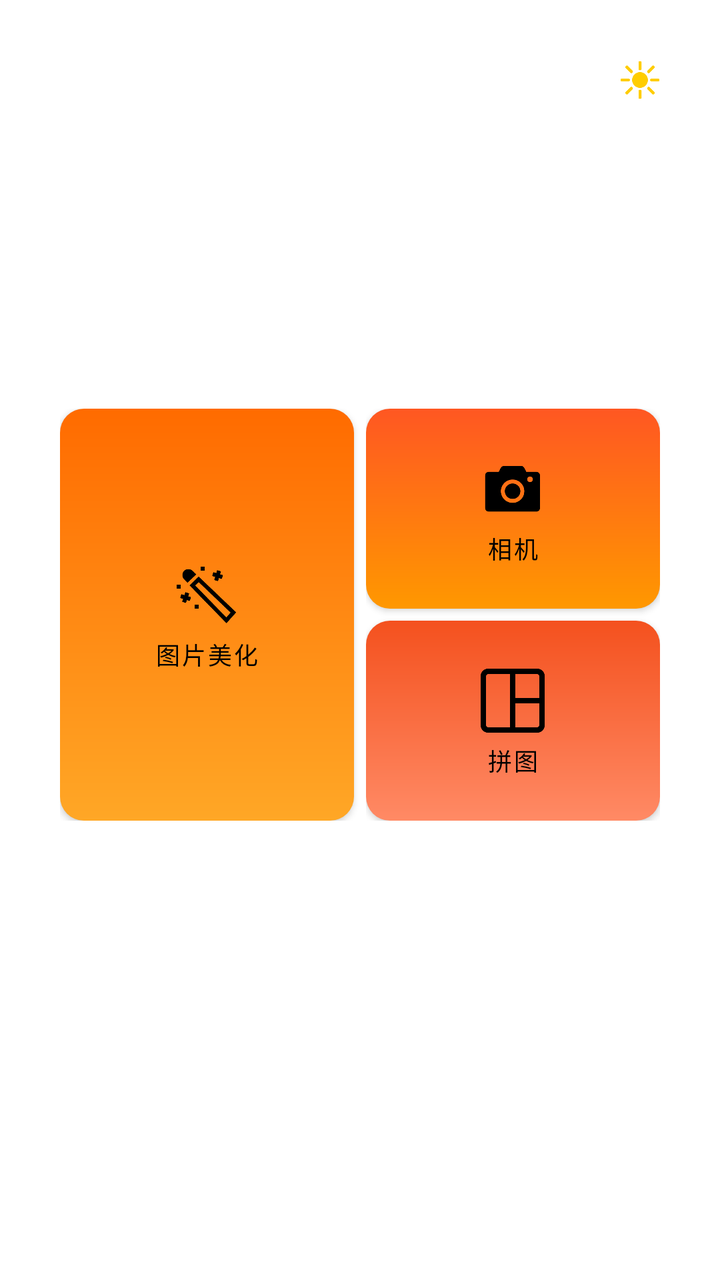
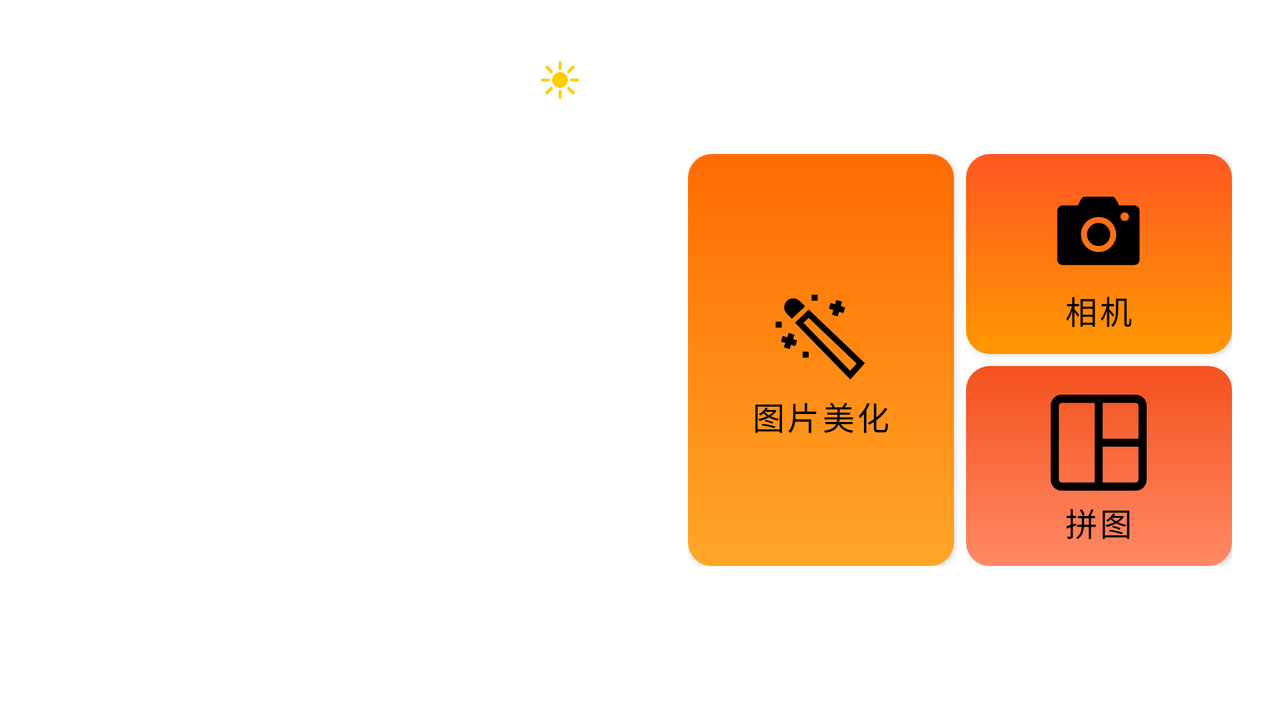

Compare how this app lays out the same screen by default and in its alternative resource folder. The renders come first, then the two layout files and the values they reference.
<!-- AndroidManifest.xml: application theme Theme.ICCamera -->
<!-- res/layout/activity_main.xml -->
<?xml version="1.0" encoding="utf-8"?>
<androidx.constraintlayout.widget.ConstraintLayout xmlns:android="http://schemas.android.com/apk/res/android"
    xmlns:app="http://schemas.android.com/apk/res-auto"
    xmlns:tools="http://schemas.android.com/tools"
    android:id="@+id/main"
    android:layout_width="match_parent"
    android:layout_height="match_parent"
    android:background="?android:attr/colorBackground"
    tools:context=".activity.MainActivity">

    
    <FrameLayout
        android:id="@+id/banner_container"
        android:layout_width="match_parent"
        android:layout_height="0dp"
        android:minHeight="200dp"
        android:background="@drawable/bg_banner_placeholder"
        app:layout_constraintTop_toTopOf="parent"
        app:layout_constraintStart_toStartOf="parent"
        app:layout_constraintEnd_toEndOf="parent"
        app:layout_constraintHeight_percent="0.35"
        app:layout_constraintHeight_min="200dp"
        app:layout_constraintHeight_max="320dp">

        
        <ImageView
            android:layout_width="match_parent"
            android:layout_height="match_parent"
            android:src="@drawable/main_frame1"
            android:scaleType="centerCrop"
            android:alpha="0.9" />
        
        
        <View
            android:layout_width="match_parent"
            android:layout_height="match_parent"
            android:background="@drawable/banner_gradient_mask" />
        
        
        <ImageButton
            android:id="@+id/btn_theme_toggle"
            android:layout_width="48dp"
            android:layout_height="48dp"
            android:layout_gravity="top|end"
            android:layout_marginTop="16dp"
            android:layout_marginEnd="16dp"
            android:background="?attr/selectableItemBackgroundBorderless"
            android:src="@drawable/ic_day_mode"
            android:contentDescription="切换夜间模式"
            android:padding="12dp"
            android:scaleType="fitCenter" />
    </FrameLayout>

    <LinearLayout
        android:layout_width="0dp"
        android:layout_height="wrap_content"
        android:orientation="horizontal"
        android:minHeight="200dp"
        android:layout_marginHorizontal="@dimen/margin_large"
        android:layout_marginTop="-20dp"
        android:layout_marginStart="30dp"
        android:layout_marginEnd="30dp"
        app:layout_constraintTop_toBottomOf="@id/banner_container"
        app:layout_constraintStart_toStartOf="parent"
        app:layout_constraintEnd_toEndOf="parent">

        <com.google.android.material.button.MaterialButton
            android:id="@+id/btn_image_edit"
            android:layout_width="0dp"
            android:layout_height="match_parent"
            android:layout_weight="2"
            android:minHeight="200dp"
            android:background="@drawable/btn_gradient_left"
            android:text="图片美化"
            android:textColor="@color/button_text_color"
            android:textSize="@dimen/button_text_size"
            app:backgroundTint="@null"
            app:icon="@drawable/edit"
            app:iconGravity="textTop"
            app:iconTint="@color/button_icon_color"
            app:iconSize="@dimen/button_icon_size"
            android:layout_marginEnd="6dp"
            android:gravity="center" />

        <LinearLayout
            android:layout_width="0dp"
            android:layout_height="match_parent"
            android:layout_weight="2"
            android:orientation="vertical">

            <com.google.android.material.button.MaterialButton
                android:id="@+id/btn_camera"
                android:layout_width="match_parent"
                android:layout_height="0dp"
                android:layout_weight="1"
                android:minHeight="100dp"
                android:background="@drawable/btn_gradient_middle"
                android:text="相机"
                android:textColor="@color/button_text_color"
                android:textSize="@dimen/button_text_size"
                app:backgroundTint="@null"
                app:icon="@drawable/camera"
                app:iconGravity="textTop"
                app:iconTint="@color/button_icon_color"
                app:iconSize="@dimen/button_icon_size"
                android:layout_marginBottom="3dp"
                android:gravity="center" />

            <com.google.android.material.button.MaterialButton
                android:id="@+id/btn_collage"
                android:layout_width="match_parent"
                android:layout_height="0dp"
                android:layout_weight="1"
                android:minHeight="100dp"
                android:background="@drawable/btn_gradient_right"
                android:text="拼图"
                android:textColor="@color/button_text_color"
                android:textSize="@dimen/button_text_size"
                app:backgroundTint="@null"
                app:icon="@drawable/icon_puzzle"
                app:iconGravity="textTop"
                app:iconTint="@color/button_icon_color"
                app:iconSize="@dimen/button_icon_size"
                android:layout_marginTop="3dp"
                android:gravity="center" />

        </LinearLayout>

    </LinearLayout>

</androidx.constraintlayout.widget.ConstraintLayout>
<!-- resources referenced by this layout -->
<resources>
  <color name="button_icon_color">#FF000000</color>
  <color name="button_text_color">#FF000000</color>
  <!-- from res/values-sw320dp/ -->
  <dimen name="button_icon_size">32dp</dimen>
  <!-- from res/values-sw320dp/ -->
  <dimen name="button_text_size">12sp</dimen>
  <!-- from res/values-sw320dp/ -->
  <dimen name="margin_large">16dp</dimen>
  <!-- drawable banner_gradient_mask (drawable) -->
  <?xml version="1.0" encoding="utf-8"?>
  <shape xmlns:android="http://schemas.android.com/apk/res/android">
      <gradient
          android:angle="270"
          android:startColor="@android:color/transparent"
          android:centerColor="@android:color/transparent"
          android:centerY="0.85"
          android:endColor="@color/gradient_mask_end" />
  </shape>
  <!-- drawable btn_gradient_left (drawable) -->
  <?xml version="1.0" encoding="utf-8"?>
  <shape xmlns:android="http://schemas.android.com/apk/res/android">
      <gradient
          android:startColor="#FFA726"
          android:endColor="#FF6B00"
          android:angle="90" />
      <corners android:radius="12dp" />
  </shape>
  <!-- drawable btn_gradient_middle (drawable) -->
  <?xml version="1.0" encoding="utf-8"?>
  <shape xmlns:android="http://schemas.android.com/apk/res/android">
      <gradient
          android:startColor="#FF9800"
          android:endColor="#FF5722"
          android:angle="90" />
      <corners android:radius="12dp" />
  </shape>
  <!-- drawable btn_gradient_right (drawable) -->
  <?xml version="1.0" encoding="utf-8"?>
  <shape xmlns:android="http://schemas.android.com/apk/res/android">
      <gradient
          android:startColor="#FF8A65"
          android:endColor="#F4511E"
          android:angle="90" />
      <corners android:radius="12dp" />
  </shape>
  <!-- drawable camera: png bitmap (drawable, 5992 bytes) -->
  <!-- drawable edit: png bitmap (drawable, 6765 bytes) -->
  <!-- drawable ic_day_mode: png bitmap (drawable, 5975 bytes) -->
  <!-- drawable icon_puzzle: png bitmap (drawable, 3511 bytes) -->
  <style name="Theme.ICCamera" parent="Base.Theme.ICCamera" />
  <color name="gradient_mask_end">#FFFFFFFF</color>
  <style name="Base.Theme.ICCamera" parent="Theme.MaterialComponents.DayNight.NoActionBar">
          
          
          
          
          <item name="android:windowTranslucentStatus">true</item>
          <item name="android:windowTranslucentNavigation">true</item>
          <item name="android:windowDrawsSystemBarBackgrounds">true</item>
          <item name="android:statusBarColor">@android:color/transparent</item>
          <item name="android:navigationBarColor">@android:color/transparent</item>
          <item name="android:windowLayoutInDisplayCutoutMode">shortEdges</item>
      </style>
</resources>
<!-- res/layout-land/activity_main.xml (the repository's variant of the layout above) -->
<!-- drawn on the phone turned sideways -->
<?xml version="1.0" encoding="utf-8"?>
<androidx.constraintlayout.widget.ConstraintLayout xmlns:android="http://schemas.android.com/apk/res/android"
    xmlns:app="http://schemas.android.com/apk/res-auto"
    xmlns:tools="http://schemas.android.com/tools"
    android:id="@+id/main"
    android:layout_width="match_parent"
    android:layout_height="match_parent"
    android:background="?android:attr/colorBackground"
    tools:context=".activity.MainActivity">

    
    <FrameLayout
        android:id="@+id/banner_container"
        android:layout_width="0dp"
        android:layout_height="match_parent"
        android:background="@drawable/bg_banner_placeholder"
        app:layout_constraintTop_toTopOf="parent"
        app:layout_constraintBottom_toBottomOf="parent"
        app:layout_constraintStart_toStartOf="parent"
        app:layout_constraintEnd_toStartOf="@id/buttons_container"
        app:layout_constraintWidth_percent="0.5">

        
        <ImageView
            android:layout_width="match_parent"
            android:layout_height="match_parent"
            android:src="@drawable/main_frame1"
            android:scaleType="centerCrop"
            android:alpha="0.9" />
        
        
        <View
            android:layout_width="match_parent"
            android:layout_height="match_parent"
            android:background="@drawable/banner_gradient_mask" />
        
        
        <ImageButton
            android:id="@+id/btn_theme_toggle"
            android:layout_width="48dp"
            android:layout_height="48dp"
            android:layout_gravity="top|end"
            android:layout_marginTop="16dp"
            android:layout_marginEnd="16dp"
            android:background="?attr/selectableItemBackgroundBorderless"
            android:src="@drawable/ic_day_mode"
            android:contentDescription="切换夜间模式"
            android:padding="12dp"
            android:scaleType="fitCenter" />
    </FrameLayout>

    <LinearLayout
        android:id="@+id/buttons_container"
        android:layout_width="0dp"
        android:layout_height="wrap_content"
        android:orientation="horizontal"
        android:minHeight="200dp"
        android:layout_marginHorizontal="24dp"
        android:layout_marginVertical="32dp"
        app:layout_constraintTop_toTopOf="parent"
        app:layout_constraintBottom_toBottomOf="parent"
        app:layout_constraintStart_toEndOf="@id/banner_container"
        app:layout_constraintEnd_toEndOf="parent">

        <com.google.android.material.button.MaterialButton
            android:id="@+id/btn_image_edit"
            android:layout_width="0dp"
            android:layout_height="match_parent"
            android:layout_weight="2"
            android:minHeight="200dp"
            android:background="@drawable/btn_gradient_left"
            android:text="图片美化"
            android:textColor="@color/button_text_color"
            android:textSize="16sp"
            app:backgroundTint="@null"
            app:icon="@drawable/edit"
            app:iconGravity="textTop"
            app:iconTint="@color/button_icon_color"
            app:iconSize="48dp"
            android:layout_marginEnd="6dp"
            android:gravity="center" />

        <LinearLayout
            android:layout_width="0dp"
            android:layout_height="match_parent"
            android:layout_weight="2"
            android:orientation="vertical">

            <com.google.android.material.button.MaterialButton
                android:id="@+id/btn_camera"
                android:layout_width="match_parent"
                android:layout_height="0dp"
                android:layout_weight="1"
                android:minHeight="100dp"
                android:background="@drawable/btn_gradient_middle"
                android:text="相机"
                android:textColor="@color/button_text_color"
                android:textSize="16sp"
                app:backgroundTint="@null"
                app:icon="@drawable/camera"
                app:iconGravity="textTop"
                app:iconTint="@color/button_icon_color"
                app:iconSize="48dp"
                android:layout_marginBottom="3dp"
                android:gravity="center" />

            <com.google.android.material.button.MaterialButton
                android:id="@+id/btn_collage"
                android:layout_width="match_parent"
                android:layout_height="0dp"
                android:layout_weight="1"
                android:minHeight="100dp"
                android:background="@drawable/btn_gradient_right"
                android:text="拼图"
                android:textColor="@color/button_text_color"
                android:textSize="16sp"
                app:backgroundTint="@null"
                app:icon="@drawable/icon_puzzle"
                app:iconGravity="textTop"
                app:iconTint="@color/button_icon_color"
                app:iconSize="48dp"
                android:layout_marginTop="3dp"
                android:gravity="center" />

        </LinearLayout>

    </LinearLayout>

</androidx.constraintlayout.widget.ConstraintLayout>
<!-- resources referenced by the variant -->
<!-- as the phone turned sideways resolves them -->
<resources>
  <color name="button_icon_color">#FF000000</color>
  <color name="button_text_color">#FF000000</color>
  <!-- drawable banner_gradient_mask (drawable) -->
  <?xml version="1.0" encoding="utf-8"?>
  <shape xmlns:android="http://schemas.android.com/apk/res/android">
      <gradient
          android:angle="270"
          android:startColor="@android:color/transparent"
          android:centerColor="@android:color/transparent"
          android:centerY="0.85"
          android:endColor="@color/gradient_mask_end" />
  </shape>
  <!-- drawable btn_gradient_left (drawable) -->
  <?xml version="1.0" encoding="utf-8"?>
  <shape xmlns:android="http://schemas.android.com/apk/res/android">
      <gradient
          android:startColor="#FFA726"
          android:endColor="#FF6B00"
          android:angle="90" />
      <corners android:radius="12dp" />
  </shape>
  <!-- drawable btn_gradient_middle (drawable) -->
  <?xml version="1.0" encoding="utf-8"?>
  <shape xmlns:android="http://schemas.android.com/apk/res/android">
      <gradient
          android:startColor="#FF9800"
          android:endColor="#FF5722"
          android:angle="90" />
      <corners android:radius="12dp" />
  </shape>
  <!-- drawable btn_gradient_right (drawable) -->
  <?xml version="1.0" encoding="utf-8"?>
  <shape xmlns:android="http://schemas.android.com/apk/res/android">
      <gradient
          android:startColor="#FF8A65"
          android:endColor="#F4511E"
          android:angle="90" />
      <corners android:radius="12dp" />
  </shape>
  <!-- drawable camera: png bitmap (drawable, 5992 bytes) -->
  <!-- drawable edit: png bitmap (drawable, 6765 bytes) -->
  <!-- drawable ic_day_mode: png bitmap (drawable, 5975 bytes) -->
  <!-- drawable icon_puzzle: png bitmap (drawable, 3511 bytes) -->
  <style name="Theme.ICCamera" parent="Base.Theme.ICCamera" />
  <color name="gradient_mask_end">#FFFFFFFF</color>
  <style name="Base.Theme.ICCamera" parent="Theme.MaterialComponents.DayNight.NoActionBar">
          
          
          
          
          <item name="android:windowTranslucentStatus">true</item>
          <item name="android:windowTranslucentNavigation">true</item>
          <item name="android:windowDrawsSystemBarBackgrounds">true</item>
          <item name="android:statusBarColor">@android:color/transparent</item>
          <item name="android:navigationBarColor">@android:color/transparent</item>
          <item name="android:windowLayoutInDisplayCutoutMode">shortEdges</item>
      </style>
</resources>
